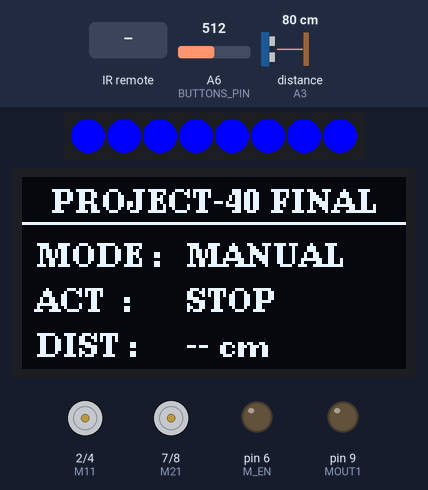
Simulated run of this sketch. Board: Arduino Nano, built with avr-gcc and run on an emulated ATmega328P. Parts: 8 RGB LEDs in strip order, left to right, 128×64 one-colour display, motor-driver pin pairs drawn as motors (green arrow = first pin HIGH = forward, orange = second pin HIGH = backward, longer = more drive), output pins drawn as LEDs (lit = HIGH). The test bench sets the inputs (shaded band); at power-on: A6 (BUTTONS_PIN) = 512, distance to the obstacle (sensor on A3) 80 cm. The echo pulse lasts 58.3 µs per cm; pins used as bus, display or sensor lines are not drawn; what the sketch prints to the serial monitor is not drawn.

Above: at 2.1 s.
2.2 s: A6 (BUTTONS_PIN) set to 939
3.7 s: A6 (BUTTONS_PIN) set to 963
At 5.1 s:
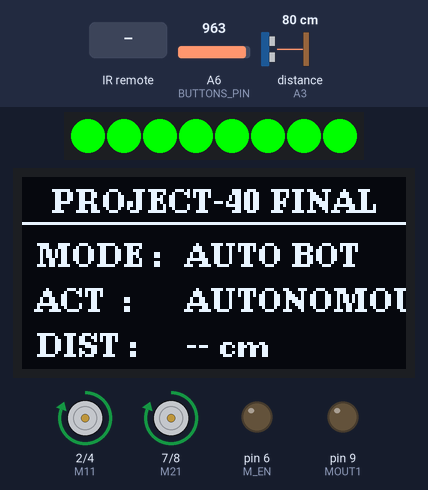
6.7 s: infrared code 0x09 received
At 8.2 s:
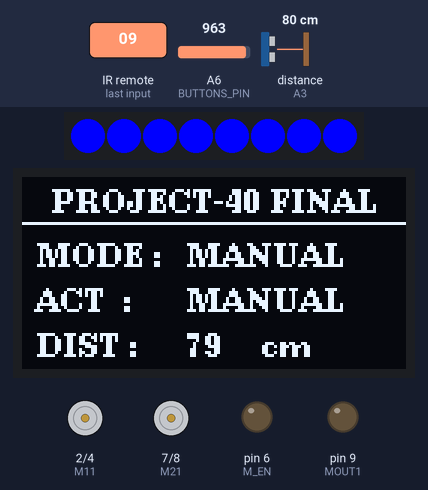
9.2 s: infrared code 0x0E received
At 11.3 s:
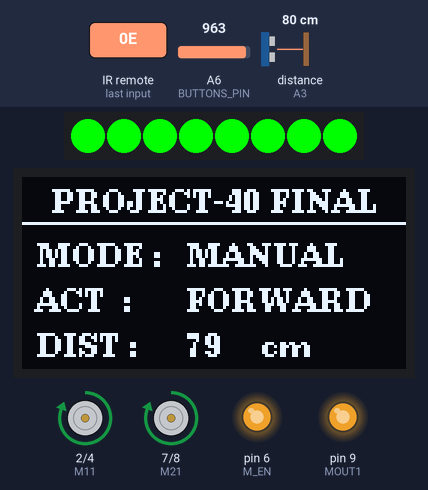
11.8 s: infrared code 0x1A received
At 13.4 s:
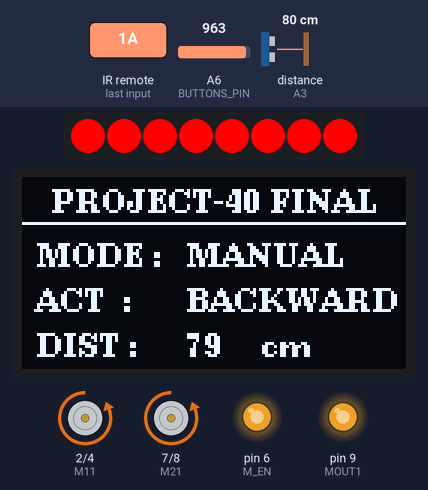
14.1 s: infrared code 0x0A received
At 15.1 s:
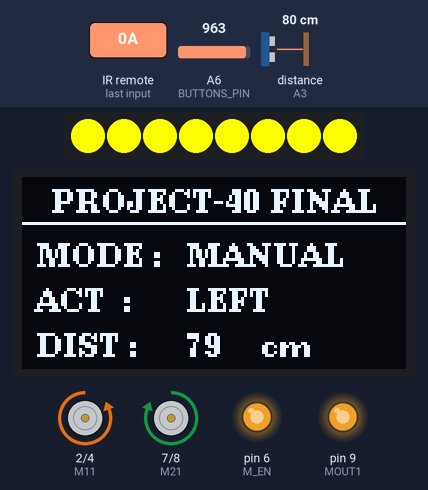
Timing chart, 0 to 17.1 s (numbered marks = the images above; inputs shaded):
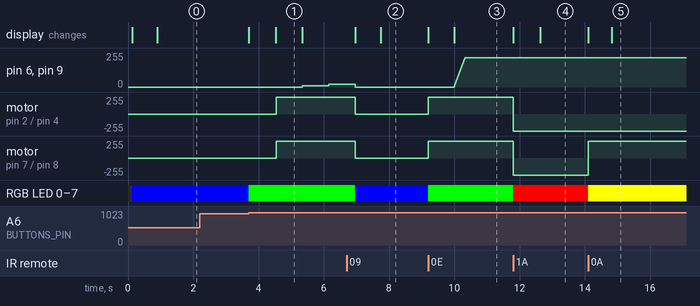

The sketch:

Project_40.ino
```cpp
/*
==================================================
Day 40 | Project-40: Autonomous Robotics Challenge
Board  : Young Engineer Board / Auto-Botix (Schematic Verified)
Hardware:
  - Motors: L293D (M11: 2, M12: 4, EN1: 6, M21: 7, M22: 8, EN2: 9)
  - Remote: TSOP IR Receiver on Pin D3
  - Override: K1 Push Button on Pin A6 Resistor Ladder
  - Obstacle: Ultrasonic Sensor (Trig: 5, Echo: A3)
  - Visual: WS2812B RGB NeoPixel on Pin D11 + 0.96" OLED (U8g2)
Logic:
  - Dual Mode: IR POWER (0x09) or K1 Button toggles MANUAL <-> AUTO
  - In AUTO: Fast ultrasonic detection, smooth cruise, rapid escape sequence
  - In MANUAL: Remote directional control (UP, DOWN, LEFT, RIGHT, OK)
  - Real-time telemetry to OLED and Serial Monitor
==================================================
*/

#define DECODE_NEC
#include <Wire.h>
#include <U8g2lib.h>
#include <IRremote.hpp>
#include <Adafruit_NeoPixel.h>

// 1. PIN DEFINITIONS (Schematic Matched)
#define TSOP_PIN     3
#define TRIG_PIN     5
#define ECHO_PIN     A3
#define BUTTONS_PIN  A6
#define RGB_PIN      11
#define NUM_LEDS     8

// L293D Motor Pins
#define M11          2
#define M12          4
#define M_EN         6   // Motor 1 Speed PWM
#define M21          7
#define M22          8
#define MOUT1        9   // Motor 2 Speed PWM

// 2. HARDWARE OBJECTS (RAM-Safe U8g2 & NeoPixel)
U8G2_SSD1306_128X64_NONAME_1_HW_I2C u8g2(U8G2_R0, /* reset=*/ U8X8_PIN_NONE);
Adafruit_NeoPixel rgbLed(NUM_LEDS, RGB_PIN, NEO_GRB + NEO_KHZ800);

// 3. PARAMETERS & COMMANDS
#define IR_POWER     0x09
#define IR_OK        0x05

const int MAX_SPEED     = 220; // Driving cruise speed
const int OBSTACLE_DIST = 20;  // Threshold in cm
const int RAMP_STEP     = 10;  // Non-blocking speed increment

// 4. SYSTEM STATES
bool autoMode = false;
const char* lastCommand = "STOP";
int currentSpeed = 0;
int targetSpeed  = 0;
int currentDist  = 999;
bool obstacleDetected = false;

// K1 Debounce Tracking
bool lastK1State = false;
unsigned long lastDebounceTime = 0;
const unsigned long debounceDelay = 200;

unsigned long lastSensorTime = 0;
unsigned long lastSerialTime = 0;
unsigned long lastRampTime   = 0;

//-------------------------------------------
// RGB LED FEEDBACK
void setRGB(uint8_t r, uint8_t g, uint8_t b) {
  for (int i = 0; i < NUM_LEDS; i++) {
    rgbLed.setPixelColor(i, rgbLed.Color(r, g, b));
  }
  rgbLed.show();
}

//-------------------------------------------
// MOTOR CONTROL
void setMotorPins(byte m11, byte m12, byte m21, byte m22) {
  digitalWrite(M11, m11); digitalWrite(M12, m12);
  digitalWrite(M21, m21); digitalWrite(M22, m22);
}

void applySpeed(int spd) {
  analogWrite(M_EN, spd);
  analogWrite(MOUT1, spd);
}

void processSpeedRamp() {
  if (millis() - lastRampTime >= 15) {
    lastRampTime = millis();
    if (currentSpeed < targetSpeed) {
      currentSpeed += RAMP_STEP;
      if (currentSpeed > targetSpeed) currentSpeed = targetSpeed;
    } else if (currentSpeed > targetSpeed) {
      currentSpeed -= RAMP_STEP;
      if (currentSpeed < targetSpeed) currentSpeed = targetSpeed;
    }
    applySpeed(currentSpeed);
  }
}

void stopMotors() {
  setMotorPins(LOW, LOW, LOW, LOW);
  targetSpeed  = 0;
  currentSpeed = 0;
  applySpeed(0);
}

void moveForward() {
  setMotorPins(HIGH, LOW, HIGH, LOW);
  targetSpeed = MAX_SPEED;
}

void moveBackward() {
  setMotorPins(LOW, HIGH, LOW, HIGH);
  targetSpeed = MAX_SPEED;
}

void turnLeft() {
  setMotorPins(LOW, HIGH, HIGH, LOW);
  targetSpeed = MAX_SPEED;
}

void turnRight() {
  setMotorPins(HIGH, LOW, LOW, HIGH);
  targetSpeed = MAX_SPEED;
}

//-------------------------------------------
// SENSORS & OVERRIDE
int getDistanceCM() {
  digitalWrite(TRIG_PIN, LOW);
  delayMicroseconds(2);
  digitalWrite(TRIG_PIN, HIGH);
  delayMicroseconds(10);
  digitalWrite(TRIG_PIN, LOW);

  long duration = pulseIn(ECHO_PIN, HIGH, 22000);
  if (duration == 0) return 999;
  return duration * 0.034 / 2;
}

bool isK1Pressed() {
  int val = analogRead(BUTTONS_PIN);
  return (val >= 950);
}

void toggleMode() {
  autoMode = !autoMode;
  stopMotors();
  lastCommand = autoMode ? "AUTONOMOUS" : "MANUAL";
  setRGB(autoMode ? 0 : 0, autoMode ? 255 : 0, autoMode ? 0 : 255);
  updateDisplay();
  Serial.print(F("[MODE CHANGE] System Mode: "));
  Serial.println(autoMode ? F("AUTONOMOUS") : F("MANUAL"));
}

void checkOverrideButton() {
  bool currentK1State = isK1Pressed();
  if (currentK1State && !lastK1State && (millis() - lastDebounceTime > debounceDelay)) {
    lastDebounceTime = millis();
    toggleMode();
  }
  lastK1State = currentK1State;
}

//-------------------------------------------
// OLED DASHBOARD
void updateDisplay() {
  u8g2.firstPage();
  do {
    u8g2.setFont(u8g2_font_ncenB08_tr);
    u8g2.drawStr(10, 12, "PROJECT-40 FINAL");
    u8g2.drawHLine(0, 15, 128);

    u8g2.drawStr(5, 30, "MODE :");
    u8g2.drawStr(55, 30, autoMode ? "AUTO BOT" : "MANUAL");

    u8g2.drawStr(5, 45, "ACT  :");
    u8g2.drawStr(55, 45, lastCommand);

    u8g2.drawStr(5, 60, "DIST :");
    if (currentDist >= 999 || currentDist <= 0) {
      u8g2.drawStr(55, 60, "-- cm");
    } else {
      char buf[6];
      itoa(currentDist, buf, 10);
      u8g2.drawStr(55, 60, buf);
      u8g2.drawStr(80, 60, "cm");
      if (obstacleDetected) u8g2.drawStr(100, 60, "[!]");
    }
  } while (u8g2.nextPage());
}

//-------------------------------------------
// IR COMMAND HANDLER
void handleIRCommand(byte code) {
  if (code == IR_POWER) {
    toggleMode();
    return;
  }

  if (autoMode) return; // Locked in AUTO mode

  if (code == 0x0E || code == 0x0D || code == 0x18) {
    moveForward();
    lastCommand = "FORWARD";
    setRGB(0, 255, 0);
  }
  else if (code == 0x1A || code == 0x19 || code == 0x52) {
    moveBackward();
    lastCommand = "BACKWARD";
    setRGB(255, 0, 0);
  }
  else if (code == 0x0A || code == 0x08 || code == 0x1C) {
    turnLeft();
    lastCommand = "LEFT";
    setRGB(255, 255, 0);
  }
  else if (code == 0x1E || code == 0x5A || code == 0x0C) {
    turnRight();
    lastCommand = "RIGHT";
    setRGB(0, 255, 255);
  }
  else if (code == IR_OK || code == 0x1D) {
    stopMotors();
    lastCommand = "STOP";
    setRGB(0, 0, 255);
  }
  else {
    return;
  }

  updateDisplay();
}

//-------------------------------------------
// AUTONOMOUS ESCAPE MANEUVER
void executeAutoAvoidance() {
  obstacleDetected = true;
  setRGB(255, 0, 0); // Red Warning

  stopMotors();
  lastCommand = "AUTO: STOP";
  updateDisplay();
  delay(150);

  // Quick reverse escape
  setMotorPins(LOW, HIGH, LOW, HIGH);
  applySpeed(200);
  lastCommand = "AUTO: BACK";
  updateDisplay();
  delay(700);

  // Steer clear
  setMotorPins(HIGH, LOW, LOW, HIGH); // Turn Right
  applySpeed(200);
  lastCommand = "AUTO: TURN";
  updateDisplay();
  delay(500);

  stopMotors();
  obstacleDetected = false;
}

//-------------------------------------------
void setup() {
  Serial.begin(9600);
  delay(100);

  pinMode(TRIG_PIN, OUTPUT);
  pinMode(ECHO_PIN, INPUT);
  pinMode(BUTTONS_PIN, INPUT);

  pinMode(M11, OUTPUT);
  pinMode(M12, OUTPUT);
  pinMode(M_EN, OUTPUT);
  pinMode(M21, OUTPUT);
  pinMode(M22, OUTPUT);
  pinMode(MOUT1, OUTPUT);
  stopMotors();

  rgbLed.begin();
  setRGB(0, 0, 255); // Blue standby

  u8g2.begin();
  IrReceiver.begin(TSOP_PIN, DISABLE_LED_FEEDBACK);

  Serial.println(F("========================================"));
  Serial.println(F(" PROJECT-40: AUTONOMOUS ROBOTICS CHLG   "));
  Serial.println(F("========================================"));
  updateDisplay();
}

//-------------------------------------------
void loop() {
  // 1. HARDWARE K1 OVERRIDE
  checkOverrideButton();

  // 2. SPEED ACCELERATION / DECELERATION
  processSpeedRamp();

  // 3. IR REMOTE DECODE
  if (IrReceiver.decode()) {
    byte code = IrReceiver.decodedIRData.command;
    if (code != 0x00) {
      handleIRCommand(code);
    }
    IrReceiver.resume();
  }

  // 4. AUTONOMOUS NAVIGATION (Active in Auto Mode)
  if (autoMode) {
    if (millis() - lastSensorTime >= 65) {
      lastSensorTime = millis();
      currentDist = getDistanceCM();

      if (currentDist > 0 && currentDist <= OBSTACLE_DIST) {
        executeAutoAvoidance();
      } else {
        moveForward();
        setRGB(0, 255, 0); // Green on clear road
        lastCommand = "AUTO: RUN";
      }
      updateDisplay();
    }
  }

  // 5. SERIAL TELEMETRY (Every 500ms)
  if (millis() - lastSerialTime >= 500) {
    lastSerialTime = millis();
    Serial.print(F("SysMode: "));
    Serial.print(autoMode ? F("AUTONOMOUS") : F("MANUAL    "));
    Serial.print(F(" | Action: "));
    Serial.print(lastCommand);
    Serial.print(F(" | PWM: "));
    Serial.print(currentSpeed);
    Serial.print(F(" | Dist: "));
    if (currentDist >= 999 || currentDist <= 0) Serial.println(F("--"));
    else { Serial.print(currentDist); Serial.println(F(" cm")); }
  }
}
```

Measured:
- the behaviour switches between 949 and 950 on A6 (BUTTONS_PIN) (found by bisection; images 0 and 1)
- after the input at 2.2 s, every drawn part: stays the same
- after the input at 3.7 s, pin 6 (M_EN), pin 9 (MOUT1): 0/255 → 10/255 after 1.6 s, → 20/255 0.81 s later; motor on pin 2 (M11) / pin 4 (M12), motor on pin 7 (M21) / pin 8 (M22): stopped → forward 255/255 after 0.84 s; RGB LED 0–7: RGB(0, 0, 255) → RGB(0, 255, 0) at once
- after the input at 6.7 s, motor on pin 2 (M11) / pin 4 (M12), motor on pin 7 (M21) / pin 8 (M22): forward 255/255 → stopped after 0.26 s; RGB LED 0–7: RGB(0, 255, 0) → RGB(0, 0, 255) after 0.26 s
- after the input at 9.2 s, pin 6 (M_EN), pin 9 (MOUT1): moves from 0/255 to 220/255 over 0.32 s, starting after 0.80 s; motor on pin 2 (M11) / pin 4 (M12), motor on pin 7 (M21) / pin 8 (M22): stopped → forward 255/255 at once; RGB LED 0–7: RGB(0, 0, 255) → RGB(0, 255, 0) at once
- after the input at 11.8 s, motor on pin 2 (M11) / pin 4 (M12), motor on pin 7 (M21) / pin 8 (M22): forward 255/255 → backward 255/255 at once; RGB LED 0–7: RGB(0, 255, 0) → RGB(255, 0, 0) at once
- after the input at 14.1 s, motor on pin 7 (M21) / pin 8 (M22): backward 255/255 → forward 255/255 at once; RGB LED 0–7: RGB(255, 0, 0) → RGB(255, 255, 0) at once
- what the display in image 1 shows lasts 0.8 s, from 4.5 s to 5.3 s
